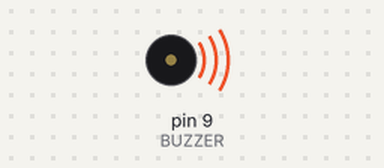
Recording of a sketch running on a simulated Arduino Uno, built with avr-gcc and run on an emulated ATmega328P. Shown: buzzer (waves = sounding). At 3.5 s the program stops and its outputs stay as they are.

Above: at 0.68 s.
At 3.5 s:
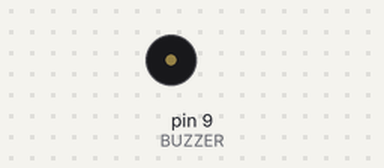
Timing chart, 0 to 5.0 s (numbered marks = the images above):
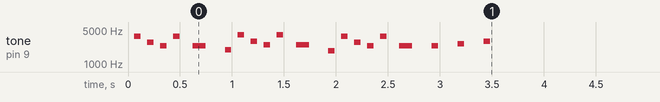

Measured:
- by itself, tone on pin 9 (BUZZER): plays 3729 Hz for 0.06 s, 2794 Hz for 0.06 s, 2349 Hz for 0.06 s, 3729 Hz for 0.06 s, 2349 Hz for 0.13 s, 1976 Hz for 0.06 s … (20 notes in this stretch)

The sketch:

midiplay.ino
```cpp
// (licence header left out)
#define BUZZER 9

// Generated notes, velocitys and durations for the converted midi tune:
uint16_t notes[] = {1865, 1865, 3729, 3729, 2794, 2794, 2349, 2349, 3729,
	 	    3729, 2794, 2794, 2349, 2349, 1976, 1976, 3951, 3951,
		    2960, 2960, 2489, 2489, 3951, 3951, 2960, 2960, 2489,
		    2489, 1865, 1865, 3729, 3729, 2794, 2794, 2349, 2349,
		    3729, 3729, 2794, 2794, 2349, 2349, 2349, 2349, 2489,
		    2489, 2637, 2637, 2637, 2637, 2794, 2794, 2960, 2960, 2960};

uint8_t velocity[] = {1, 0, 1, 0, 1, 0, 1, 0, 1, 0, 1, 0, 1, 0, 1, 0, 1, 0, 1, 0,
                      1, 0, 1, 0, 1, 0, 1, 0, 1, 0, 1, 0, 1, 0, 1, 0, 1, 0, 1, 0,
		      1, 0, 1, 0, 1, 0, 1, 0, 1, 0, 1, 0, 1, 0, 1};

float duration[] = {0.0, 62.5, 62.5, 62.5, 62.5, 62.5, 62.5, 62.5, 62.5, 62.5, 0.0,
                    62.5, 125.0, 187.5, 62.5, 62.5, 62.5, 62.5, 62.5, 62.5, 62.5, 62.5,
		    62.5, 62.5, 0.0, 62.5, 125.0, 187.5, 62.5, 62.5, 62.5, 62.5, 62.5, 62.5,
		    62.5, 62.5, 62.5, 62.5, 0.0, 62.5, 125.0, 187.5, 62.5, 62.5, 0.0, 62.5,
		    0.0, 62.5, 62.5, 62.5, 0.0, 62.5, 0.0, 62.5, 62.5};

/********************************************************************************
 * Play the tune
 ********************************************************************************/
void play() {
   float transpose = 1.0; // Transpose tune up (>1.0) or down (<1.0) (Frequency double per octave)
   for (size_t note = 0; note < sizeof(notes)/sizeof(uint16_t); note++) {
      tone(BUZZER,(notes[note]*transpose)*velocity[note],duration[note]);
      delay(duration[note]);
   }
}

/********************************************************************************
 * Setup
 ********************************************************************************/
void setup() {}

/********************************************************************************
 * Main loop
 ********************************************************************************/
void loop() {
   play();
   while(1);
}
```
